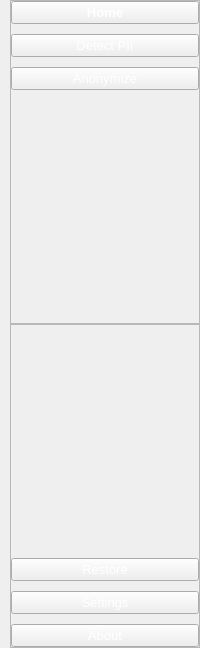
        <widget class="QWidget" name="leftmenu" native="true">
         <property name="minimumSize">
          <size>
           <width>200</width>
           <height>648</height>
          </size>
         </property>
         <property name="maximumSize">
          <size>
           <width>16777215</width>
           <height>16777215</height>
          </size>
         </property>
         <property name="styleSheet">
          <string notr="true"/>
         </property>
         <layout class="QVBoxLayout" name="verticalLayout_3">
          <property name="spacing">
           <number>0</number>
          </property>
          <property name="leftMargin">
           <number>0</number>
          </property>
          <property name="topMargin">
           <number>0</number>
          </property>
          <property name="rightMargin">
           <number>0</number>
          </property>
          <property name="bottomMargin">
           <number>0</number>
          </property>
          <item>
           <widget class="QWidget" name="widget" native="true">
            <layout class="QVBoxLayout" name="verticalLayout_6">
             <property name="spacing">
              <number>0</number>
             </property>
             <property name="leftMargin">
              <number>10</number>
             </property>
             <property name="topMargin">
              <number>0</number>
             </property>
             <property name="rightMargin">
              <number>0</number>
             </property>
             <property name="bottomMargin">
              <number>0</number>
             </property>
             <item>
              <widget class="QFrame" name="frame_3">
               <property name="frameShape">
                <enum>QFrame::StyledPanel</enum>
               </property>
               <property name="frameShadow">
                <enum>QFrame::Raised</enum>
               </property>
               <layout class="QVBoxLayout" name="verticalLayout_4">
                <property name="spacing">
                 <number>10</number>
                </property>
                <property name="leftMargin">
                 <number>0</number>
                </property>
                <property name="topMargin">
                 <number>0</number>
                </property>
                <property name="rightMargin">
                 <number>0</number>
                </property>
                <property name="bottomMargin">
                 <number>0</number>
                </property>
                <item>
                 <widget class="QPushButton" name="homebutton">
                  <property name="font">
                   <font>
                    <pointsize>10</pointsize>
                    <weight>75</weight>
                    <bold>true</bold>
                   </font>
                  </property>
                  <property name="cursor">
                   <cursorShape>PointingHandCursor</cursorShape>
                  </property>
                  <property name="styleSheet">
                   <string notr="true">color:white;</string>
                  </property>
                  <property name="text">
                   <string>Home</string>
                  </property>
                  <property name="icon">
                   <iconset resource="Qss/icons/_icons.qrc">
                    <normaloff>:/feather/icons/feather/home.png</normaloff>:/feather/icons/feather/home.png</iconset>
                  </property>
                  <property name="iconSize">
                   <size>
                    <width>35</width>
                    <height>35</height>
                   </size>
                  </property>
                  <property name="checkable">
                   <bool>false</bool>
                  </property>
                  <property name="autoExclusive">
                   <bool>false</bool>
                  </property>
                 </widget>
                </item>
                <item>
                 <widget class="QPushButton" name="reportbutton">
                  <property name="font">
                   <font>
                    <pointsize>10</pointsize>
                   </font>
                  </property>
                  <property name="cursor">
                   <cursorShape>PointingHandCursor</cursorShape>
                  </property>
                  <property name="styleSheet">
                   <string notr="true">color:white;</string>
                  </property>
                  <property name="text">
                   <string>Detect PII</string>
                  </property>
                  <property name="icon">
                   <iconset resource="Qss/icons/_icons.qrc">
                    <normaloff>:/feather/icons/feather/printer.png</normaloff>:/feather/icons/feather/printer.png</iconset>
                  </property>
                  <property name="iconSize">
                   <size>
                    <width>35</width>
                    <height>35</height>
                   </size>
                  </property>
                  <property name="checkable">
                   <bool>false</bool>
                  </property>
                  <property name="autoExclusive">
                   <bool>false</bool>
                  </property>
                 </widget>
                </item>
                <item>
                 <widget class="QPushButton" name="anonymizebutton">
                  <property name="font">
                   <font>
                    <pointsize>10</pointsize>
                   </font>
                  </property>
                  <property name="cursor">
                   <cursorShape>PointingHandCursor</cursorShape>
                  </property>
                  <property name="styleSheet">
                   <string notr="true">color:white;</string>
                  </property>
                  <property name="text">
                   <string>Anonymize</string>
                  </property>
                  <property name="icon">
                   <iconset resource="Qss/icons/_icons.qrc">
                    <normaloff>:/feather/icons/feather/window_undock.png</normaloff>:/feather/icons/feather/window_undock.png</iconset>
                  </property>
                  <property name="iconSize">
                   <size>
                    <width>35</width>
                    <height>35</height>
                   </size>
                  </property>
                 </widget>
                </item>
                <item>
                 <spacer name="verticalSpacer">
                  <property name="orientation">
                   <enum>Qt::Vertical</enum>
                  </property>
                  <property name="sizeHint" stdset="0">
                   <size>
                    <width>20</width>
                    <height>40</height>
                   </size>
                  </property>
                 </spacer>
                </item>
               </layout>
              </widget>
             </item>
             <item>
              <widget class="QFrame" name="frame_4">
               <property name="frameShape">
                <enum>QFrame::StyledPanel</enum>
               </property>
               <property name="frameShadow">
                <enum>QFrame::Raised</enum>
               </property>
               <layout class="QVBoxLayout" name="verticalLayout_5">
                <property name="spacing">
                 <number>10</number>
                </property>
                <property name="leftMargin">
                 <number>0</number>
                </property>
                <property name="topMargin">
                 <number>0</number>
                </property>
                <property name="rightMargin">
                 <number>0</number>
                </property>
                <property name="bottomMargin">
                 <number>0</number>
                </property>
                <item>
                 <spacer name="verticalSpacer_2">
                  <property name="orientation">
                   <enum>Qt::Vertical</enum>
                  </property>
                  <property name="sizeHint" stdset="0">
                   <size>
                    <width>20</width>
                    <height>40</height>
                   </size>
                  </property>
                 </spacer>
                </item>
                <item>
                 <widget class="QPushButton" name="restorebutton">
                  <property name="font">
                   <font>
                    <pointsize>10</pointsize>
                   </font>
                  </property>
                  <property name="cursor">
                   <cursorShape>PointingHandCursor</cursorShape>
                  </property>
                  <property name="styleSheet">
                   <string notr="true">color:white;</string>
                  </property>
                  <property name="text">
                   <string>Restore</string>
                  </property>
                  <property name="icon">
                   <iconset resource="Qss/icons/_icons.qrc">
                    <normaloff>:/font_awesome_regular/icons/font_awesome/regular/window-restore.png</normaloff>:/font_awesome_regular/icons/font_awesome/regular/window-restore.png</iconset>
                  </property>
                  <property name="iconSize">
                   <size>
                    <width>35</width>
                    <height>35</height>
                   </size>
                  </property>
                 </widget>
                </item>
                <item>
                 <widget class="QPushButton" name="settingsbutton">
                  <property name="font">
                   <font>
                    <pointsize>10</pointsize>
                   </font>
                  </property>
                  <property name="cursor">
                   <cursorShape>PointingHandCursor</cursorShape>
                  </property>
                  <property name="styleSheet">
                   <string notr="true">color:white;</string>
                  </property>
                  <property name="text">
                   <string>Settings</string>
                  </property>
                  <property name="icon">
                   <iconset resource="Qss/icons/_icons.qrc">
                    <normaloff>:/feather/icons/feather/settings.png</normaloff>:/feather/icons/feather/settings.png</iconset>
                  </property>
                  <property name="iconSize">
                   <size>
                    <width>35</width>
                    <height>35</height>
                   </size>
                  </property>
                 </widget>
                </item>
                <item>
                 <widget class="QPushButton" name="aboutbutton">
                  <property name="font">
                   <font>
                    <pointsize>10</pointsize>
                   </font>
                  </property>
                  <property name="cursor">
                   <cursorShape>PointingHandCursor</cursorShape>
                  </property>
                  <property name="styleSheet">
                   <string notr="true">color:white;</string>
                  </property>
                  <property name="text">
                   <string>About</string>
                  </property>
                  <property name="icon">
                   <iconset resource="Qss/icons/_icons.qrc">
                    <normaloff>:/material_design/icons/material_design/info.png</normaloff>:/material_design/icons/material_design/info.png</iconset>
                  </property>
                  <property name="iconSize">
                   <size>
                    <width>35</width>
                    <height>35</height>
                   </size>
                  </property>
                 </widget>
                </item>
               </layout>
              </widget>
             </item>
            </layout>
           </widget>
          </item>
         </layout>
        </widget>
